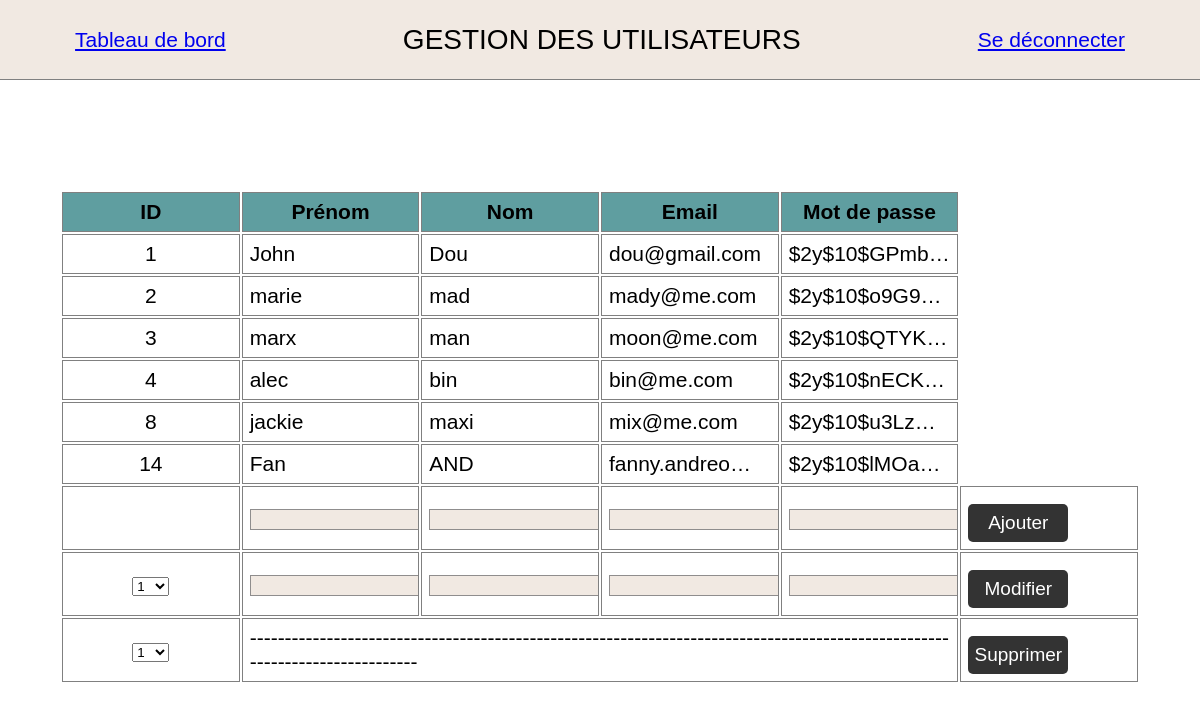
The page /gestion_users_sql.php (signed in) on the database its author committed.
### tables this page shows
CREATE TABLE IF NOT EXISTS `users` (
  `ID` int NOT NULL AUTO_INCREMENT,
  `firstname` varchar(50) NOT NULL,
  `lastname` varchar(50) NOT NULL,
  `email` varchar(50) NOT NULL,
  `password` varchar(255) NOT NULL,
  PRIMARY KEY (`ID`),
  UNIQUE KEY `unique_email` (`email`)
);

### gestion_users_sql.php (the view, shortened to what this page needs)
<?php
require 'db_connect.php';
$query = mysqli_query($con, 'SELECT * FROM users');
$users = mysqli_fetch_all($query, MYSQLI_ASSOC);
?>
<!DOCTYPE html>
<html lang="fr">
<head>
    <link rel="stylesheet" href="css/style.css">
</head>
<body>
    <header>
        <a href="dashboard.php">Tableau de bord</a>
        <p class="title">GESTION DES UTILISATEURS</p>
        <a href="index.php?logout">Se déconnecter</a>
    </header>
    <?php if (!empty($users)) { ?>
        <table>
            <thead>
                <tr>
                    <th>ID</th>
                    <th>Prénom</th>
                    <th>Nom</th>
                    <th>Email</th>
                    <th>Mot de passe</th>
                </tr>
            </thead>
            <tbody>
                <?php
                foreach ($users as $user_id => $user_datas) { ?>
                    <tr>
                        <td><?php echo $user_datas['ID'] ?></td>
                        <td><?php echo $user_datas['firstname'] ?></td>
                        <td><?php echo $user_datas['lastname'] ?></td>
                        <td><?php echo $user_datas['email'] ?></td>
                        <td><?php echo $user_datas['password'] ?></td>
                    </tr>
                <?php
                }
                ?>
                <form action="" method="post">
                    <tr>
                        <td></td>
                        <td><input type="text" name="firstname" id="prenom" class="champs" required></td>
                        <td><input type="text" name="lastname" id="Nom" class="champs" required></td>
                        <td><input type="email" name="email" id="mail" class="champs" required></td>
                        <td><input type="text" name="password" id="mdp" class="champs" required></td>
                        <td><input type="submit" name="submit" value="Ajouter"></td>
                    </tr>
                </form>
                <form action="" method="POST">
                    <tr>
                        <td>
                            <select name="user_id">
                                <?php
                                foreach ($users as $user_id => $user_datas) { ?>
                                    <option><?= $user_datas['ID'] ?></option>
                                <?php } ?>
                        </td>
                        <td><input type="text" name="userMaj[firstname]" class="champs"></td>
                        <td><input type="text" name="userMaj[lastname]" class="champs"></td>
                        <td><input type="email" name="userMaj[email]" class="champs"></td>
                        <td><input type="text" name="userMaj[password]" class="champs"></td>
                        <td><input type="submit" name="update_user" value="Modifier"></td>
                    </tr>
                </form>
                <form action="" method="POST">
                    <tr>
                        <td>
                            <select name="user_id">
                                <?php
                                foreach ($users as $user_id => $user_datas) { ?>
                                    <option><?= $user_datas['ID'] ?></option>
                                <?php } ?>
                        </td>
                        <td colspan="4">----------------------------------------------------------------------------------------------------------------------------</td>
                        <td><input type="submit" name="delete_user" value="Supprimer"></td>
                    </tr>
                </form>
            </tbody>
        </table>
    <?php } ?>
    <br>
</body>
</html>

### css/style.css (style rules this page uses)
* { box-sizing: border-box; }
body { font-family:'Gill Sans', 'Gill Sans MT', Calibri, 'Trebuchet MS', sans-serif; font-size: 21px; margin: 0; }
header { display: flex; justify-content: space-around; align-items: center; height : 80px; margin-bottom: 110px; background:rgb(241, 233, 226); border-bottom: 1px solid grey; }
.title, h2 { font-size: 28px; text-align: center; margin : 10px; padding: 17px; }
.champs { background:rgb(241, 233, 226); border : 1px solid rgb(143, 141, 141); font-size: 15px; }
input[type="submit"] { width: 100px; font-size: 19px; background: #333; color: white; border-color : transparent; border-radius: 5px; padding: 6px 0; margin-top: 10px; }
table { table-layout: fixed; width: 90%; margin-left: 5%; }
td, th { border: 1px solid grey; padding: 7px; }
th { background: cadetblue; font-family: Arial; }
p, td:first-child, .success { text-align: center; }
td { overflow: hidden; text-overflow: ellipsis; }

### rows shown on the page
users: ID "1", firstname "John", lastname "Dou", email "dou@gmail.com", password "$2y$10$GPmb…"
users: ID "2", firstname "marie", lastname "mad", email "mady@me.com", password "$2y$10$o9G9…"
users: ID "3", firstname "marx", lastname "man", email "moon@me.com", password "$2y$10$QTYK…"
users: ID "4", firstname "alec", lastname "bin", email "bin@me.com", password "$2y$10$nECK…"
users: ID "8", firstname "jackie", lastname "maxi", email "mix@me.com", password "$2y$10$u3Lz…"
users: ID "14", firstname "Fan", lastname "AND", email "fanny.andreo…", password "$2y$10$lMOa…"

### other values the page prints
form field user_id "1"
